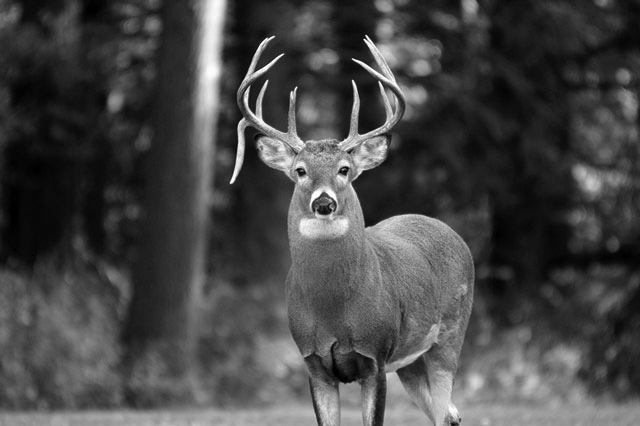
//> input picture KNU4-1_ComputerVision/Assignment7/bucks.jpg, 640 x 426 px
$ ./p7.main   (built with g++ and OpenCV 4)
//> lines starting //> are read from the running program, lines starting //| are printed output that depends on the picture
### KNU4-1_ComputerVision/Assignment6/filter.hpp
/*
 * 과제9: LOG (Laplacian of Gaussian)
 */

 #pragma once
 #include "opencv2\opencv.hpp"

 class Filter
 {
 protected:
     int maskSize;
     double** mask;
     void AllocateMask();

 public:
     Filter() : maskSize(0), mask(NULL) {}
     ~Filter();
     virtual void CreateMask() = 0;
     void Convolute(cv::InputArray& input_image, cv::OutputArray& output_image);
 };

 class SobelFilterY : public Filter
 {
 public:
     void CreateMask();
 };

 class SobelFilterX : public Filter
 {
 public:
     void CreateMask();
 };

 class LOG : public Filter
 {
 public:
     void CreateMask();
     void CreateMask(double sigma);
     void FindZeroCrossing(cv::InputArray& input_image, cv::OutputArray& output_image);
     int CheckSign(const float& value);
 };


### KNU4-1_ComputerVision/Assignment6/filter.cpp
/*
 * 과제9: LOG (Laplacian of Gaussian)
 */

 #include "filter.hpp"

 Filter::~Filter()
 {
     if (mask != nullptr)
     {
         for (int i = 0; i < maskSize; ++i)
         {
             delete[] mask[i];
         }
         delete[] mask;
     }
 }

 void Filter::AllocateMask()
 {
     mask = new double* [maskSize];

     for (int i = 0; i < maskSize; ++i)
     {
         mask[i] = new double[maskSize] { 0.0, };
     }
 }

 void Filter::Convolute(cv::InputArray& input_image, cv::OutputArray& output_image)
 {
     output_image.create(input_image.size(), CV_32FC1);

     cv::Mat input_mat = input_image.getMat();
     cv::Mat output_mat = output_image.getMat();

     int halfSize = maskSize / 2;
     for (int y = halfSize; y < input_mat.rows - halfSize; y++)
     {
         for (int x = halfSize; x < input_mat.cols - halfSize; x++)
         {
             double sum = 0;

             for (int dy = -halfSize; dy <= halfSize; ++dy)
                 for (int dx = -halfSize; dx <= halfSize; ++dx)
                     sum += input_mat.at<uchar>(y + dy, x + dx) * mask[dy + halfSize][dx + halfSize];

             output_mat.at<float>(y, x) = sum;
         }
     }
 }

 // [4 lines left out: function CreateMask, not called in this run]

 void LOG::CreateMask(double sigma)
 {
     maskSize = 6 * sigma;
     if (maskSize % 2 == 0)
         ++maskSize;

     AllocateMask();

     /**
      * LOG 필터를 생성합니다.
      * 주어진 sigma 값에 따른 maskSize * maskSize 크기의 필터를 구현합니다.
      * 구하는 방법은 PPT와 교재 p.124~130을 참조하세요.
      */
     // ** 지금부터 코드를 작성하세요. 이 줄은 지우시면 안 됩니다 **

     int halfSize = maskSize / 2;
     double sigma2 = sigma * sigma;
     double sigma4 = sigma2 * sigma2;
     for (int y = -halfSize; y <= halfSize; ++y) {
         for (int x = -halfSize; x <= halfSize; ++x) {
             double y2x2_sum = y * y + x * x;
             double value = ((y2x2_sum - 2.0 * sigma2) / sigma4) *
                 ((1.0 / (2.0 * CV_PI * sigma2)) * exp(-y2x2_sum / (2.0 * sigma2)));
             mask[y + halfSize][x + halfSize] = value;
         }
     }

     // ** 여기까지 코드를 작성하세요. 이 줄은 지우시면 안 됩니다 **
 }

 void LOG::FindZeroCrossing(cv::InputArray& input_image, cv::OutputArray& output_image)
 {
     output_image.create(input_image.size(), CV_8UC1);

     cv::Mat input_mat = input_image.getMat();
     cv::Mat output_mat = output_image.getMat();
     output_mat.setTo(cv::Scalar(0));

     /**
      * 영교차 알고리즘을 구현하세요.
      * 주어진 n0와 같이, n1~n7까지를 구현하고
      * 부호를 확인하여 cnt값을 증가시킵니다.
      *
      * cnt값의 임계치를 2로 두고, 임계치 이상인 경우 영상 output_mat에 255를 할당하세요.
      */
     // ** 지금부터 코드를 작성하세요. 이 줄은 지우시면 안 됩니다 **
     for (int y = 1; y < input_mat.rows - 1; ++y)
     {
         for (int x = 1; x < input_mat.cols - 1; ++x)
         {
             int cnt = 0;
             float n0 = input_mat.at<float>(y, x + 1);

             float n1 = input_mat.at<float>(y + 1, x + 1);
             float n2 = input_mat.at<float>(y + 1, x);
             float n3 = input_mat.at<float>(y + 1, x - 1);

             float n4 = input_mat.at<float>(y, x - 1);

             float n5 = input_mat.at<float>(y - 1, x - 1);
             float n6 = input_mat.at<float>(y - 1, x);
             float n7 = input_mat.at<float>(y - 1, x + 1);

             if (CheckSign(n0) != CheckSign(n4))
                 if (CheckSign(n0) != 0 && CheckSign(n4) != 0)
                     cnt++;

             if (CheckSign(n1) != CheckSign(n5))
                 if (CheckSign(n1) != 0 && CheckSign(n5) != 0)
                     cnt++;

             if (CheckSign(n2) != CheckSign(n6))
                 if (CheckSign(n2) != 0 && CheckSign(n6) != 0)
                     cnt++;

             if (CheckSign(n3) != CheckSign(n7))
                 if (CheckSign(n3) != 0 && CheckSign(n7) != 0)
                     cnt++;

             if (cnt >= 2)
                 output_mat.at<uchar>(y, x) = 255;
         }
     }
     // ** 여기까지 코드를 작성하세요. 이 줄은 지우시면 안 됩니다 **
 }

 int LOG::CheckSign(const float& value)
 {
     /**
      * value의 부호를 결정하는 코드를 작성하세요.
      * 값이 0인 경우도, 0으로 return하도록 하세요.
      */
     // ** 지금부터 코드를 작성하세요. 이 줄은 지우시면 안 됩니다 **
     if (value == 0)
         return 0;
     else if (value > 0)
         return 1;
     else
         return -1;
     // ** 여기까지 코드를 작성하세요. 이 줄은 지우시면 안 됩니다 **
 }

### KNU4-1_ComputerVision/Assignment6/p7.main.cpp
/*
 * 과제7: LOG (Laplacian of Gaussian)
 * -> "transformations/filter.hpp" 참조
 */

#include "opencv2/opencv.hpp"
#include "filter.hpp"

int main()
{
	cv::Mat original_image, convoluted_image, zerocrossing_image;
	original_image = cv::imread("bucks.jpg", cv::IMREAD_GRAYSCALE);
//> original_image is the input picture: 426 rows x 640 cols, CV_8UC1; min 0, max 255, mean 70.3

	double sigma = 2.0; // 0.5, 1.0, 2.0, ...
	LOG logFilter;

	// CreateMask()를 구현하세요.
	logFilter.CreateMask(sigma);
	logFilter.Convolute(original_image, convoluted_image);
//> after the loop in Convolute, `for (int y = halfSize; y < input_mat.rows - halfSize; y++)`:
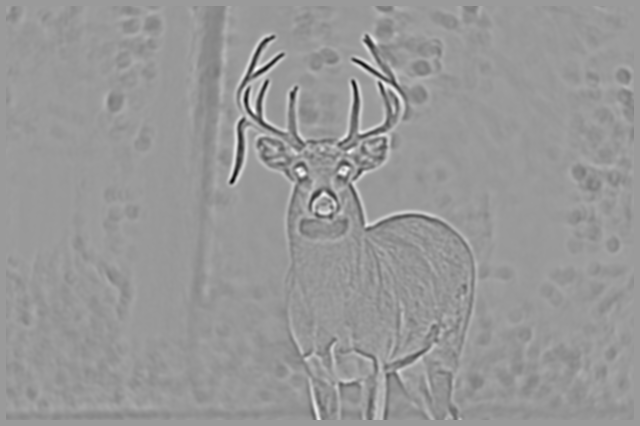
//> output_mat: 426 rows x 640 cols, CV_32FC1; min -27.3, max 17.85, mean -0.407; drawn with min black and max white
	// FindZeroCrossing()과 CheckSign()을 구현하세요.
	logFilter.FindZeroCrossing(convoluted_image, zerocrossing_image);
//> after the loop in FindZeroCrossing, `for (int y = 1; y < input_mat.rows - 1; ++y)`:
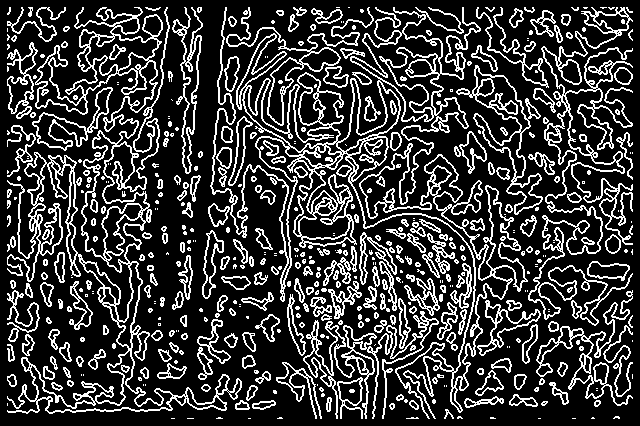
//> output_mat: 426 rows x 640 cols, CV_8UC1; 22.8% white in thin lines or dots

	cv::imshow("Original Image", original_image);
	cv::imshow("Convoluted Image", convoluted_image);
	cv::imshow("Zero-Crossing Image", zerocrossing_image);
	cv::waitKey();

	// 이미지를 파일로 저장한다.
	cv::imwrite("bucks_conv.bmp", convoluted_image);
	cv::imwrite("bucks_zerocrossing.bmp", zerocrossing_image);
	std::cout << "파일 저장 완료!" << std::endl;
}
